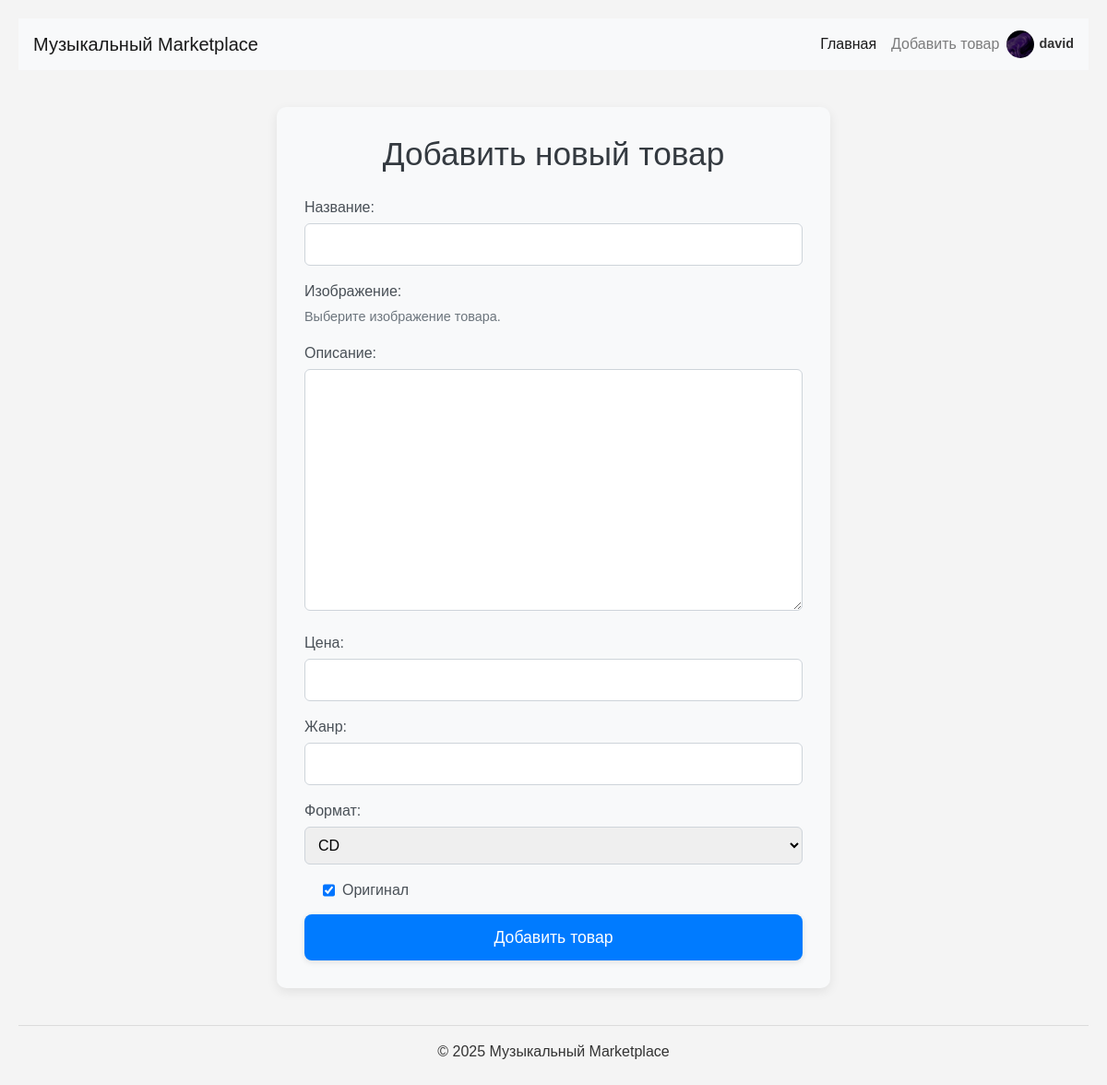
/add_product/ (signed in), run on the app's committed database.
### shop/models.py (models this page shows)
class User(AbstractUser):
    profile_picture = models.ImageField(upload_to='profile_pics/', blank=True, null=True)
    is_reseller = models.BooleanField(default=False)
    role_choices = [
        ('buyer', 'Покупатель'),
        ('musician', 'Музыкант'),
        ('label', 'Лейбл'),
        ('reseller', 'Перекупщик'),
        ('admin', 'Администратор'),
    ]
    role = models.CharField(max_length=20, choices=role_choices, default='buyer')
    groups = models.ManyToManyField(
        'auth.Group',
        verbose_name='groups',
        blank=True,
        help_text=(
            'The groups this user belongs to. A user will get all permissions '
            'granted to each of their groups.'
        ),
        related_name="shop_users_groups",  # Changed related_name
        related_query_name="shop_user",    # Changed related_query_name
    )
    user_permissions = models.ManyToManyField(
        'auth.Permission',
        verbose_name='user permissions',
        blank=True,
        help_text='Specific permissions for this user.',
        related_name="shop_users_permissions", # Changed related_name
        related_query_name="shop_user",      # Changed related_query_name
    )
    class Meta:
        swappable = 'AUTH_USER_MODEL'
        verbose_name = 'Пользователь'
        verbose_name_plural = 'Пользователи'

### shop/views.py (the view)
# urls.py: path('add_product/', views.add_product, name='add_product'),
@login_required(login_url='errorautation')
def add_product(request):
    if request.method == 'POST':
        form = ProductForm(request.POST, request.FILES)
        if form.is_valid():
            product = form.save(commit=False)
            product.owner = request.user
            product.save()
            return redirect('index')
        else:
            return render(request, 'shop/add_product.html', {'form': form})
    else:
        form = ProductForm()
    return render(request, 'shop/add_product.html', {'form': form})

### shop/forms.py
class ProductForm(forms.ModelForm):
    format = forms.ChoiceField(label='Формат', choices=Product.format_choices)
    class Meta:
        model = Product
        fields = ['name', 'description', 'price', 'genre', 'format', 'is_original']

### shop/templates/shop/add_product.html (shortened to what this page needs)
{% extends 'setting/base.html' %}
{% load static %}
{% block content %}
<div class="add-product-container">
    <h1>Добавить новый товар</h1>
    <form method="post" enctype="multipart/form-data" class="add-product-form">
        <div class="form-group">
            <label for="{{ form.name.id_for_label }}">Название:</label>
            {{ form.name }}
        </div>
        <div class="form-group">
            <label for="{{ form.image.id_for_label }}">Изображение:</label>
            <small class="form-text text-muted">Выберите изображение товара.</small>
        </div>
        <div class="form-group">
            <label for="{{ form.description.id_for_label }}">Описание:</label>
            {{ form.description }}
        </div>
        <div class="form-group">
            <label for="{{ form.price.id_for_label }}">Цена:</label>
            {{ form.price }}
        </div>
        <div class="form-group">
            <label for="{{ form.genre.id_for_label }}">Жанр:</label>
            {{ form.genre }}
        </div>
        <div class="form-group">
            <label for="{{ form.format.id_for_label }}">Формат:</label>
            {{ form.format }}
        </div>
        <div class="form-check">
            {{ form.is_original }}
            <label class="form-check-label" for="{{ form.is_original.id_for_label }}">Оригинал</label>
        </div>
        <button type="submit" class="btn btn-primary">Добавить товар</button>
    </form>
</div>
{% endblock %}

### shop/templates/setting/menu.html (shortened to what this page needs)
{% load static %}
<header>
    <nav class="navbar navbar-expand-lg navbar-light bg-light" style="position: relative;display: flex; justify-content: space-between; align-items: center;width: 100%;">
        <div> <a class="navbar-brand" href="/">Музыкальный Marketplace</a></div>
        <div class="collapse navbar-collapse" id="navbarNav" style="justify-content: end;">
            <ul class="navbar-nav">
                <li class="nav-item active">
                    <a class="nav-link" href="/">Главная</a>
                </li>
                {% if request.user.is_authenticated %}
                <li class="nav-item">
                    <a class="nav-link" href="{% url 'add_product' %}">Добавить товар</a>
                </li>
                    <li class="nav-item user-menu" id="userMenu">
                        <div class="profile-image-container">
                            {% if request.user.profile_picture %}
                                <img src="{{ request.user.profile_picture.url }}" alt="Фотография пользователя" class="profile-image">
                            {% else %}
                                <img src="{% static 'img/default_profile.png' %}" alt="Профиль по умолчанию" class="profile-image">
                            {% endif %}
                        </div>
                        <span class="username">{{ request.user.username }}</span>
                    </li>
                {% endif %}
            </ul>
        </div>
    </nav>
</header>

### shop/static/shop/css/styles.css (style rules this page uses)
body { font-family: sans-serif; background-color: #f4f4f4; margin: 0; padding: 20px; color: #333; }
h1, h2 { color: #333; text-align: center; margin-bottom: 30px; }
.btn { background-color: #5cb85c; color: #fff; padding: 12px 20px; border: none; border-radius: 5px; cursor: pointer; font-size: 1em; text-decoration: none; display: inline-block; transition: background-color 0.3s ease; }
.btn-primary { background-color: #007bff; }
.form-group { margin-bottom: 20px; }
.form-group label { display: block; margin-bottom: 8px; color: #555; font-weight: bold; }
.form-group input[type="text"], .form-group input[type="email"], .form-group input[type="password"], .form-group select, .form-group input[type="file"], .form-group textarea { width: 100%; padding: 12px; border: 1px solid #ddd; border-radius: 5px; box-sizing: border-box; font-size: 16px; }
.form-group textarea { resize: vertical; min-height: 100px; }
.form-group .form-text { font-size: 0.9em; color: #6c757d; display: block; margin-top: 5px; }
.btn-primary { background-color: #007bff; color: #fff; padding: 15px 25px; border: none; border-radius: 5px; cursor: pointer; font-size: 1.1em; font-weight: bold; transition: background-color 0.3s ease; width: 100%; }
.navbar .profile-image-container { width: 30px; height: 30px; border-radius: 50%; overflow: hidden; margin-right: 5px; display: inline-block; vertical-align: middle; }
.navbar .profile-image { width: 100%; height: 100%; object-fit: cover; }
.navbar .username { font-weight: bold; font-size: 0.9rem; display: inline-block; vertical-align: middle; }
.navbar .user-menu { display: flex; align-items: center; cursor: pointer; position: relative; }
.add-product-container { background-color: #f8f9fa; padding: 30px; border-radius: 10px; box-shadow: 0 4px 12px rgba(0, 0, 0, 0.08); max-width: 600px; margin: 40px auto; }
.add-product-container h1 { color: #343a40; text-align: center; margin-bottom: 25px; font-size: 2.2em; font-weight: 500; }
.add-product-form .form-group { margin-bottom: 16px; }
.add-product-form .form-group label { display: block; margin-bottom: 5px; color: #495057; font-weight: 500; font-size: 1em; }
.add-product-form .form-group input[type="text"], .add-product-form .form-group input[type="number"], .add-product-form .form-group select, .add-product-form .form-group textarea, .add-product-form .form-group input[type="file"] { width: 100%; padding: 10px; border: 1px solid #ced4da; border-radius: 6px; box-sizing: border-box; font-size: 1em; line-height: 1.5; }
.add-product-form .form-group textarea { min-height: 100px; }
.add-product-form .form-check { margin-bottom: 14px; padding-left: 1.25em; display: flex; align-items: center; }
.add-product-form .form-check input[type="checkbox"] { margin-right: 0.5em; width: auto; height: 1em; }
.add-product-form .form-check label { color: #495057; font-size: 1em; }
.add-product-form .form-text { margin-top: 4px; font-size: 0.9em; color: #6c757d; }
.add-product-form button[type="submit"] { background-color: #007bff; color: #fff; padding: 12px 25px; border: none; border-radius: 8px; cursor: pointer; font-size: 1.1em; font-weight: 500; transition: background-color 0.2s ease-in-out; box-shadow: 0 2px 6px rgba(0, 0, 0, 0.1); }

### data on the page
User: user.profile_picture (picture), user.username "david"
